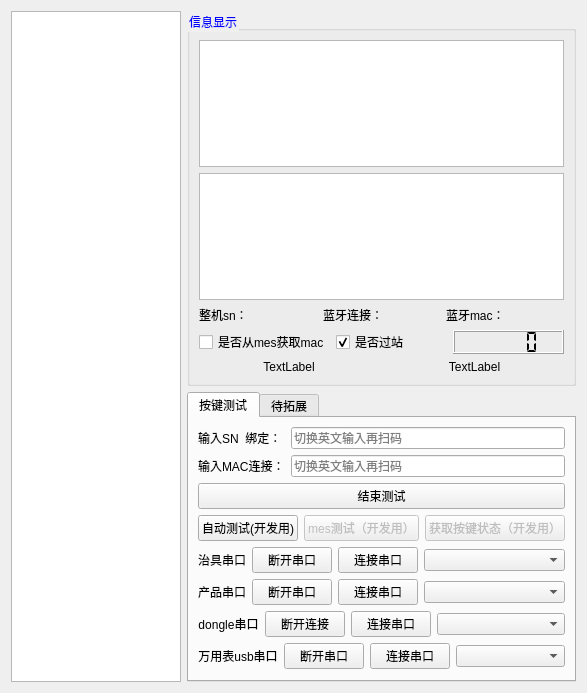
<?xml version="1.0" encoding="UTF-8"?>
<ui version="4.0">
 <class>key_test</class>
 <widget class="QWidget" name="key_test">
  <property name="geometry">
   <rect>
    <x>0</x>
    <y>0</y>
    <width>587</width>
    <height>693</height>
   </rect>
  </property>
  <property name="windowTitle">
   <string>Form</string>
  </property>
  <layout class="QGridLayout" name="gridLayout">
   <item row="0" column="0">
    <widget class="QTableWidget" name="testResultTable">
     <property name="enabled">
      <bool>true</bool>
     </property>
     <property name="focusPolicy">
      <enum>Qt::NoFocus</enum>
     </property>
    </widget>
   </item>
   <item row="0" column="1">
    <layout class="QVBoxLayout" name="verticalLayout_3">
     <item>
      <widget class="QGroupBox" name="groupBox_7">
       <property name="sizePolicy">
        <sizepolicy hsizetype="Preferred" vsizetype="Expanding">
         <horstretch>0</horstretch>
         <verstretch>0</verstretch>
        </sizepolicy>
       </property>
       <property name="styleSheet">
        <string notr="true">QGroupBox::title { font-weight: bold; color:blue;}</string>
       </property>
       <property name="title">
        <string>信息显示</string>
       </property>
       <layout class="QGridLayout" name="gridLayout_2">
        <item row="0" column="0">
         <widget class="QPlainTextEdit" name="msgEdit">
          <property name="sizePolicy">
           <sizepolicy hsizetype="Expanding" vsizetype="Expanding">
            <horstretch>0</horstretch>
            <verstretch>0</verstretch>
           </sizepolicy>
          </property>
          <property name="focusPolicy">
           <enum>Qt::NoFocus</enum>
          </property>
          <property name="readOnly">
           <bool>true</bool>
          </property>
         </widget>
        </item>
        <item row="2" column="0">
         <layout class="QVBoxLayout" name="verticalLayout">
          <item>
           <layout class="QHBoxLayout" name="horizontalLayout_8">
            <item>
             <widget class="QLabel" name="product_sn">
              <property name="text">
               <string>整机sn：</string>
              </property>
             </widget>
            </item>
            <item>
             <widget class="QLabel" name="bleStatusLabel">
              <property name="text">
               <string>蓝牙连接：</string>
              </property>
             </widget>
            </item>
            <item>
             <widget class="QLabel" name="macLabel">
              <property name="text">
               <string>蓝牙mac：</string>
              </property>
             </widget>
            </item>
           </layout>
          </item>
          <item>
           <layout class="QHBoxLayout" name="horizontalLayout_9">
            <property name="topMargin">
             <number>0</number>
            </property>
            <item>
             <widget class="QCheckBox" name="isformmes">
              <property name="text">
               <string>是否从mes获取mac</string>
              </property>
              <property name="checked">
               <bool>false</bool>
              </property>
             </widget>
            </item>
            <item>
             <widget class="QCheckBox" name="isusemes">
              <property name="text">
               <string>是否过站</string>
              </property>
              <property name="checkable">
               <bool>true</bool>
              </property>
              <property name="checked">
               <bool>true</bool>
              </property>
             </widget>
            </item>
            <item>
             <widget class="QLCDNumber" name="test_time">
              <property name="smallDecimalPoint">
               <bool>false</bool>
              </property>
              <property name="segmentStyle">
               <enum>QLCDNumber::Flat</enum>
              </property>
             </widget>
            </item>
           </layout>
          </item>
          <item>
           <layout class="QHBoxLayout" name="horizontalLayout_4">
            <property name="topMargin">
             <number>0</number>
            </property>
            <item>
             <widget class="QLabel" name="test_result">
              <property name="text">
               <string>TextLabel</string>
              </property>
              <property name="alignment">
               <set>Qt::AlignCenter</set>
              </property>
             </widget>
            </item>
            <item>
             <widget class="QLabel" name="mes_state">
              <property name="text">
               <string>&lt;html&gt;&lt;head/&gt;&lt;body&gt;&lt;p align=&quot;center&quot;&gt;TextLabel&lt;/p&gt;&lt;/body&gt;&lt;/html&gt;</string>
              </property>
              <property name="alignment">
               <set>Qt::AlignCenter</set>
              </property>
             </widget>
            </item>
           </layout>
          </item>
         </layout>
        </item>
        <item row="1" column="0">
         <widget class="QPlainTextEdit" name="log"/>
        </item>
       </layout>
      </widget>
     </item>
     <item>
      <widget class="QTabWidget" name="tabWidget">
       <property name="currentIndex">
        <number>0</number>
       </property>
       <widget class="QWidget" name="tab">
        <attribute name="title">
         <string>按键测试</string>
        </attribute>
        <layout class="QGridLayout" name="gridLayout_3">
         <item row="0" column="0">
          <layout class="QFormLayout" name="formLayout">
           <item row="0" column="0">
            <widget class="QLabel" name="label_6">
             <property name="text">
              <string>输入SN  绑定：</string>
             </property>
            </widget>
           </item>
           <item row="0" column="1">
            <widget class="QLineEdit" name="snInput">
             <property name="sizePolicy">
              <sizepolicy hsizetype="Expanding" vsizetype="Fixed">
               <horstretch>0</horstretch>
               <verstretch>0</verstretch>
              </sizepolicy>
             </property>
             <property name="placeholderText">
              <string>切换英文输入再扫码</string>
             </property>
            </widget>
           </item>
           <item row="1" column="0">
            <widget class="QLabel" name="label_2">
             <property name="text">
              <string>输入MAC连接：</string>
             </property>
            </widget>
           </item>
           <item row="1" column="1">
            <widget class="QLineEdit" name="macInput">
             <property name="sizePolicy">
              <sizepolicy hsizetype="Expanding" vsizetype="Fixed">
               <horstretch>0</horstretch>
               <verstretch>0</verstretch>
              </sizepolicy>
             </property>
             <property name="inputMask">
              <string/>
             </property>
             <property name="text">
              <string/>
             </property>
             <property name="placeholderText">
              <string>切换英文输入再扫码</string>
             </property>
            </widget>
           </item>
           <item row="2" column="0" colspan="2">
            <widget class="QPushButton" name="stopTest">
             <property name="enabled">
              <bool>true</bool>
             </property>
             <property name="text">
              <string>结束测试</string>
             </property>
            </widget>
           </item>
           <item row="3" column="0" colspan="2">
            <layout class="QHBoxLayout" name="horizontalLayout_7">
             <item>
              <widget class="QPushButton" name="pushButton">
               <property name="enabled">
                <bool>true</bool>
               </property>
               <property name="text">
                <string>自动测试(开发用)</string>
               </property>
              </widget>
             </item>
             <item>
              <widget class="QPushButton" name="pushButton_4">
               <property name="enabled">
                <bool>false</bool>
               </property>
               <property name="text">
                <string>mes测试（开发用）</string>
               </property>
              </widget>
             </item>
             <item>
              <widget class="QPushButton" name="pushButton_3">
               <property name="enabled">
                <bool>false</bool>
               </property>
               <property name="text">
                <string>获取按键状态（开发用）</string>
               </property>
              </widget>
             </item>
            </layout>
           </item>
           <item row="4" column="0" colspan="2">
            <layout class="QHBoxLayout" name="horizontalLayout_3">
             <item>
              <widget class="QLabel" name="label_4">
               <property name="text">
                <string>&lt;html&gt;&lt;head/&gt;&lt;body&gt;&lt;p align=&quot;center&quot;&gt;治具串口&lt;/p&gt;&lt;/body&gt;&lt;/html&gt;</string>
               </property>
              </widget>
             </item>
             <item>
              <widget class="QPushButton" name="jigDisconnectButton">
               <property name="enabled">
                <bool>true</bool>
               </property>
               <property name="text">
                <string>断开串口</string>
               </property>
              </widget>
             </item>
             <item>
              <widget class="QPushButton" name="jigConnectButton">
               <property name="enabled">
                <bool>true</bool>
               </property>
               <property name="text">
                <string>连接串口</string>
               </property>
              </widget>
             </item>
             <item>
              <widget class="QComboBox" name="jigComNameCombo">
               <property name="enabled">
                <bool>true</bool>
               </property>
               <property name="sizePolicy">
                <sizepolicy hsizetype="Expanding" vsizetype="Fixed">
                 <horstretch>0</horstretch>
                 <verstretch>0</verstretch>
                </sizepolicy>
               </property>
               <property name="maximumSize">
                <size>
                 <width>16777215</width>
                 <height>16777215</height>
                </size>
               </property>
              </widget>
             </item>
            </layout>
           </item>
           <item row="5" column="0" colspan="2">
            <layout class="QHBoxLayout" name="horizontalLayout_5">
             <item>
              <widget class="QLabel" name="label_7">
               <property name="text">
                <string>&lt;html&gt;&lt;head/&gt;&lt;body&gt;&lt;p align=&quot;center&quot;&gt;产品串口&lt;/p&gt;&lt;/body&gt;&lt;/html&gt;</string>
               </property>
              </widget>
             </item>
             <item>
              <widget class="QPushButton" name="productDisconnectButton">
               <property name="text">
                <string>断开串口</string>
               </property>
              </widget>
             </item>
             <item>
              <widget class="QPushButton" name="productConnectButton">
               <property name="text">
                <string>连接串口</string>
               </property>
              </widget>
             </item>
             <item>
              <widget class="QComboBox" name="productComNameCombo">
               <property name="sizePolicy">
                <sizepolicy hsizetype="Expanding" vsizetype="Fixed">
                 <horstretch>0</horstretch>
                 <verstretch>0</verstretch>
                </sizepolicy>
               </property>
               <property name="maximumSize">
                <size>
                 <width>16777215</width>
                 <height>16777215</height>
                </size>
               </property>
              </widget>
             </item>
            </layout>
           </item>
           <item row="6" column="0" colspan="2">
            <layout class="QHBoxLayout" name="horizontalLayout_6">
             <item>
              <widget class="QLabel" name="label">
               <property name="text">
                <string>&lt;html&gt;&lt;head/&gt;&lt;body&gt;&lt;p align=&quot;center&quot;&gt;dongle串口&lt;/p&gt;&lt;/body&gt;&lt;/html&gt;</string>
               </property>
              </widget>
             </item>
             <item>
              <widget class="QPushButton" name="disconnectButton">
               <property name="text">
                <string>断开连接</string>
               </property>
              </widget>
             </item>
             <item>
              <widget class="QPushButton" name="connectButton">
               <property name="text">
                <string>连接串口</string>
               </property>
              </widget>
             </item>
             <item>
              <widget class="QComboBox" name="comNameCombo">
               <property name="sizePolicy">
                <sizepolicy hsizetype="Expanding" vsizetype="Fixed">
                 <horstretch>0</horstretch>
                 <verstretch>0</verstretch>
                </sizepolicy>
               </property>
              </widget>
             </item>
            </layout>
           </item>
           <item row="7" column="0" colspan="2">
            <layout class="QHBoxLayout" name="horizontalLayout">
             <item>
              <widget class="QLabel" name="label_3">
               <property name="text">
                <string>&lt;html&gt;&lt;head/&gt;&lt;body&gt;&lt;p align=&quot;center&quot;&gt;万用表usb串口&lt;/p&gt;&lt;/body&gt;&lt;/html&gt;</string>
               </property>
              </widget>
             </item>
             <item>
              <widget class="QPushButton" name="usbdisconnectButton">
               <property name="text">
                <string>断开串口</string>
               </property>
              </widget>
             </item>
             <item>
              <widget class="QPushButton" name="usbconnectButton">
               <property name="text">
                <string>连接串口</string>
               </property>
              </widget>
             </item>
             <item>
              <widget class="QComboBox" name="usbcomNameCombo">
               <property name="sizePolicy">
                <sizepolicy hsizetype="Expanding" vsizetype="Fixed">
                 <horstretch>0</horstretch>
                 <verstretch>0</verstretch>
                </sizepolicy>
               </property>
               <property name="maximumSize">
                <size>
                 <width>16777215</width>
                 <height>16777215</height>
                </size>
               </property>
              </widget>
             </item>
            </layout>
           </item>
          </layout>
         </item>
        </layout>
       </widget>
       <widget class="QWidget" name="tab_2">
        <attribute name="title">
         <string>待拓展</string>
        </attribute>
        <layout class="QGridLayout" name="gridLayout_4">
         <item row="0" column="0">
          <widget class="QLabel" name="label_5">
           <property name="text">
            <string>输入SN获取mac(mes||文件)：</string>
           </property>
          </widget>
         </item>
         <item row="0" column="1">
          <widget class="QLineEdit" name="getMac">
           <property name="placeholderText">
            <string>切换英文输入再扫码</string>
           </property>
          </widget>
         </item>
        </layout>
       </widget>
      </widget>
     </item>
    </layout>
   </item>
  </layout>
 </widget>
 <resources/>
 <connections/>
</ui>
